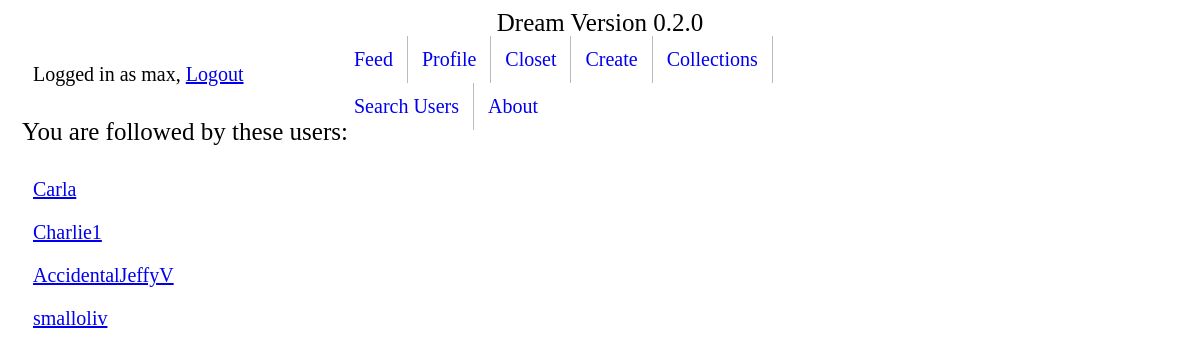
/userprofiles/my-profile/followed-by/ (signed in), run on an earlier commit of the app's database.
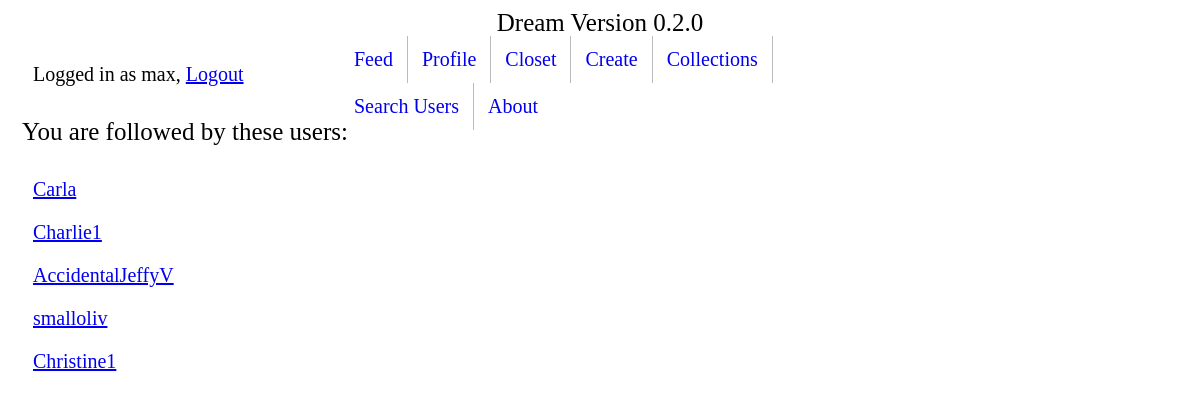
And on a later commit of the database.
### userprofiles/models.py (models this page shows, shortened)
class DreamUser(models.Model):
    user = models.OneToOneField(User, on_delete=models.CASCADE)
    follows = models.ManyToManyField('DreamUser', related_name='user_followed_by', blank=True)
    image = models.ImageField(upload_to='profile-image', blank=True)
    def get_absolute_url(self):
        return reverse('userprofiles:profile', kwargs={"pk": self.pk})

### userprofiles/views.py (the view)
# urls.py: path('my-profile/followed-by/', PersonalFollowedByListView.as_view(), name='i-am-followed-by'),
class PersonalFollowedByListView(ListView, LoginRequiredMixin):
    template_name = "userprofiles/i_am_followed_by_list.html"
    def get_queryset(self):
        user_ = self.request.user
        this_user = get_object_or_404(DreamUser, user=self.request.user)
        return this_user.user_followed_by.all()

### userprofiles/templates/userprofiles/i_am_followed_by_list.html
{% extends 'base.html' %}
{% block content %}
<h1>You are followed by these users:</h1>
{% for instance in object_list %}
<p><a href='{{ instance.get_absolute_url }}'> {{ instance.user.username }}</a></p>
{% endfor %}
{% endblock %}

What changed in the data, as far as the page shows it:
added DreamUser: user.username "Christine1"
